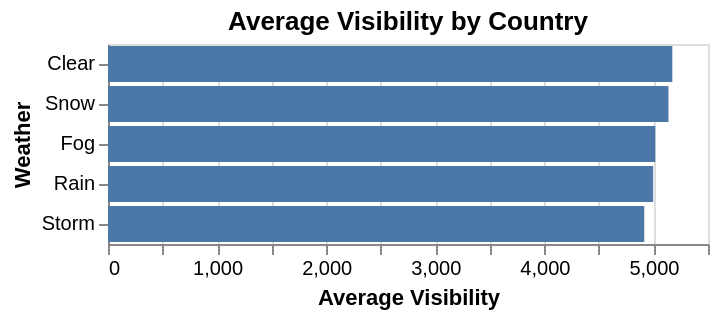

This figure's notebook cell:
### Code cell
chart_visibility = alt.Chart(weather_averages).mark_bar().encode(
    x=alt.X('Visibility(m):Q', title='Average Visibility'),
    y=alt.Y('Weather:N', title='Weather', sort='-x'),
    tooltip=[
        alt.Tooltip('Weather:N', title='Weather'),
        alt.Tooltip('Visibility(m):Q', title='Avg. Visibility', format=',.0f')

    ]
).properties(
    title='Average Visibility by Country'
).interactive()

# chart_energy.save('barchart_energy_consumption.json')

chart_visibility

### Figure 1 — Vega-Lite specification as saved in the notebook (floating-point values rounded to 4 significant figures)
{"config": {"view": {"continuousWidth": 300, "continuousHeight": 300}}, "data": {"name": "data-91c1b76883744907aaf090f7fec63ddb"}, "mark": {"type": "bar"}, "encoding": {"tooltip": [{"field": "Weather", "title": "Weather", "type": "nominal"}, {"field": "Visibility(m)", "format": ",.0f", "title": "Avg. Visibility", "type": "quantitative"}], "x": {"field": "Visibility(m)", "title": "Average Visibility", "type": "quantitative"}, "y": {"field": "Weather", "sort": "-x", "title": "Weather", "type": "nominal"}}, "params": [{"name": "param_1e9efca18e7a2868", "select": {"type": "interval", "encodings": ["x", "y"]}, "bind": "scales"}], "title": "Average Visibility by Country", "$schema": "https://vega.github.io/schema/vega-lite/v6.4.1.json", "datasets": {"data-91c1b76883744907aaf090f7fec63ddb": [{"Weather": "Clear", "Avg_Speed(km/h)": 61.06, "Visibility(m)": 5173.0, "temperature": 34.69, "Latitude": 22.77, "Longitude": 82.54}, {"Weather": "Fog", "Avg_Speed(km/h)": 60.56, "Visibility(m)": 5016.0, "temperature": 34.93, "Latitude": 22.57, "Longitude": 82.42}, {"Weather": "Rain", "Avg_Speed(km/h)": 62.54, "Visibility(m)": 4997.0, "temperature": 35.1, "Latitude": 22.44, "Longitude": 82.49}, {"Weather": "Snow", "Avg_Speed(km/h)": 61.1, "Visibility(m)": 5137.0, "temperature": 35.03, "Latitude": 22.25, "Longitude": 82.39}, {"Weather": "Storm", "Avg_Speed(km/h)": 61.31, "Visibility(m)": 4916.0, "temperature": 34.75, "Latitude": 22.84, "Longitude": 82.54}]}}
